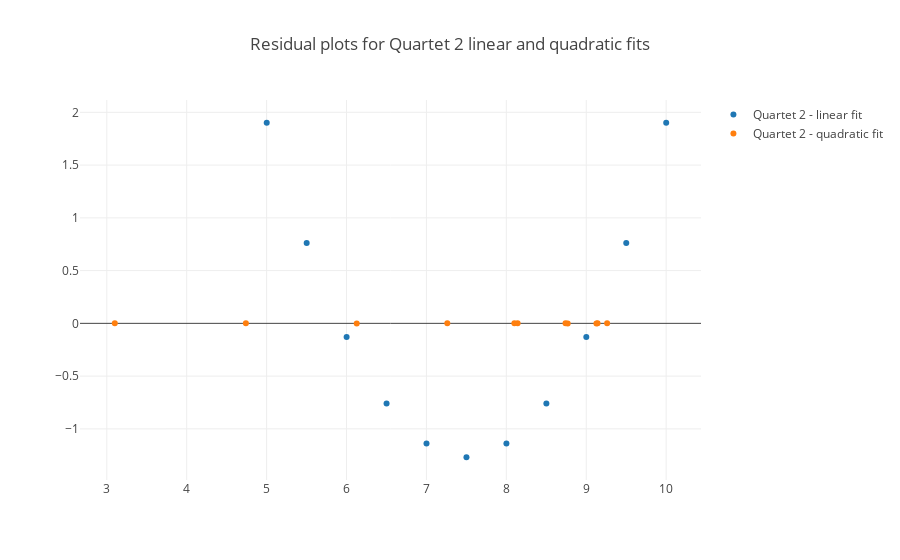

Here is the notebook cell this chart was saved with:
### Markdown cell above
The negative BIC and AIC clearly show that the quadratic fit is the best one.

### Code cell
# residuals

# calculate the residuals
Q2_residual = Q2_Y_pred - Q2_Y
Q2_residualQuad = Q2_Y_predQuadratic - Q2_Y

trace1 = go.Scatter(x=Q2_Y_pred, y = Q2_residual, mode = 'markers', name = 'Quartet 2 - linear fit')
trace2 = go.Scatter(x=Q2_Y_predQuadratic, y = Q2_residualQuad, mode = 'markers', name = 'Quartet 2 - quadratic fit')

data = [trace1, trace2]

layout= go.Layout(
    title= 'Residual plots for Quartet 2 linear and quadratic fits'
)

fig = go.Figure(data=data, layout=layout)
iplot(fig)

### Figure 1 — Plotly figure (JSON) as saved in the notebook; plotly's stock layout.template omitted (floating-point values rounded to 4 significant figures)
{"data": [{"mode": "markers", "name": "Quartet 2 - linear fit", "type": "scatter", "uid": "2f4b0ee7-27e6-4cec-baf0-ec6a2c5d0401", "x": [5.001, 5.501, 6.001, 6.501, 7.001, 7.501, 8.001, 8.501, 9.001, 9.501, 10.0], "y": [1.901, 0.7613, -0.1288, -0.7589, -1.139, -1.269, -1.139, -0.7593, -0.1294, 0.7605, 1.9]}, {"mode": "markers", "name": "Quartet 2 - quadratic fit", "type": "scatter", "uid": "bf8d8570-cd09-461b-8166-f61bb8f114b9", "x": [3.1, 4.741, 6.128, 7.261, 8.141, 8.768, 9.141, 9.261, 9.128, 8.741, 8.1], "y": [0.0002098, 0.0006294, -0.002378, 0.001189, 0.001329, -0.001958, 0.001329, 0.001189, -0.002378, 0.0006294, 0.0002098]}], "layout": {"title": "Residual plots for Quartet 2 linear and quadratic fits"}}
